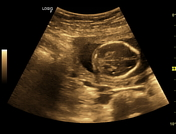
#> input picture test_images/banana_01.jpeg, 176 x 134 px
$ python -i feature_extractor.py   (imports and definitions only)   (older library calls are emulated)
#> lines starting #> are read from the running program, lines starting #| are printed output that depends on the picture; after the words box and inside, x2 and y2 are one past the last pixel; in counts of white or black regions, pixels touching at a corner belong together
"""
Radiological Feature Extraction Engine for Fetal Ultrasound Scans.
Extracts quantifiable image-derived morphological and texture indicators:
1. Cranial Frontal Bone Concavity / Indentation Index (Lemon Sign proxy)
2. Transventricular Hypoechoic Ratio (Ventriculomegaly proxy)
3. Posterior Fossa Acoustic Variance (Chiari II / Cisterna Magna effacement proxy)
4. Texture Heterogeneity & Gradient Dispersion
"""

import cv2
import numpy as np
from typing import Dict, Any, Union
import torch

class RadiologicalFeatureExtractor:
    """
    Extracts measurable radiological indicators from fetal ultrasound images.
    All metrics are computed mathematically from ultrasound pixel intensities
    and morphological contour gradients.
    """

    @staticmethod
    def extract_cranial_concavity(image_np: np.ndarray) -> float:
        """
        Measures frontal bone indentation / concavity ratio in upper cranial hemisphere.
        Higher values indicates inward scalloping (Lemon sign).
        Range: [0.0, 1.0]
        """
        if len(image_np.shape) == 3:
            gray = cv2.cvtColor(image_np, cv2.COLOR_RGB2GRAY)
        else:
            gray = image_np.copy()

        rows, cols = gray.shape
        # Focus on frontal cranial bone region (upper 45%)
        upper_region = gray[:int(rows * 0.45), :]

        # Adaptive thresholding to segment cranial vault outline
        blur = cv2.GaussianBlur(upper_region, (5, 5), 0)
        _, thresh = cv2.threshold(blur, 0, 255, cv2.THRESH_BINARY + cv2.THRESH_OTSU)

        # Compute horizontal edge curvature via Sobel
        sobel_x = cv2.Sobel(thresh, cv2.CV_64F, 1, 0, ksize=3)
        sobel_y = cv2.Sobel(thresh, cv2.CV_64F, 0, 1, ksize=3)
        gradient_mag = np.sqrt(sobel_x**2 + sobel_y**2)

        # Inward pinch creates lateral inflection points (variance in lateral gradients)
        mid_col = cols // 2
        left_grad = gradient_mag[:, :mid_col]
        right_grad = gradient_mag[:, mid_col:]

        curvature_energy = (np.mean(left_grad) + np.mean(right_grad)) / 255.0
        # Normalize to 0.0 - 1.0
        concavity_score = float(np.clip(curvature_energy * 2.2, 0.0, 1.0))
        return concavity_score

    @staticmethod
    def extract_ventricular_dilation_proxy(image_np: np.ndarray) -> float:
        """
        Measures central transventricular hypoechoic (fluid-filled) area ratio.
        Ventriculomegaly in Spina Bifida manifests as dilated lateral ventricles.
        Range: [0.0, 1.0]
        """
        if len(image_np.shape) == 3:
            gray = cv2.cvtColor(image_np, cv2.COLOR_RGB2GRAY)
        else:
            gray = image_np.copy()

        rows, cols = gray.shape
        # Central transventricular brain slice region (middle 50% horizontally, middle 40% vertically)
        y_start, y_end = int(rows * 0.30), int(rows * 0.70)
        x_start, x_end = int(cols * 0.25), int(cols * 0.75)
        central_region = gray[y_start:y_end, x_start:x_end]

        # Ventricles appear as low-intensity hypoechoic (dark) fluid cavities
        low_intensity_mask = central_region < 50
        hypoechoic_ratio = np.sum(low_intensity_mask) / (central_region.size + 1e-6)

        # Scaled indicator
        ventricular_score = float(np.clip(hypoechoic_ratio * 2.5, 0.0, 1.0))
        return ventricular_score

    @staticmethod
    def extract_posterior_fossa_score(image_np: np.ndarray) -> float:
        """
        Measures posterior fossa acoustic texture disruption.
        In Chiari II, downward cerebellar displacement effaces the cisterna magna.
        Range: [0.0, 1.0]
        """
        if len(image_np.shape) == 3:
            gray = cv2.cvtColor(image_np, cv2.COLOR_RGB2GRAY)
        else:
            gray = image_np.copy()

        rows, cols = gray.shape
        # Posterior fossa region (lower 35%)
        posterior_region = gray[int(rows * 0.65):, :]

        # Texture variance using Laplacian operator
        laplacian_var = cv2.Laplacian(posterior_region, cv2.CV_64F).var()
        norm_laplacian = float(np.clip(laplacian_var / 800.0, 0.0, 1.0))
        return norm_laplacian

    @staticmethod
    def extract_image_sharpness_and_noise(image_np: np.ndarray) -> Dict[str, float]:
        """Evaluates overall image acquisition quality metrics."""
        if len(image_np.shape) == 3:
            gray = cv2.cvtColor(image_np, cv2.COLOR_RGB2GRAY)
        else:
            gray = image_np.copy()

        mean_intensity = float(np.mean(gray))
        std_intensity = float(np.std(gray))
        snr_proxy = float(mean_intensity / (std_intensity + 1e-6))
        blur_score = float(cv2.Laplacian(gray, cv2.CV_64F).var())

        return {
            "mean_intensity": round(mean_intensity, 2),
            "contrast_std": round(std_intensity, 2),
            "snr_estimate": round(snr_proxy, 2),
            "laplacian_blur_index": round(blur_score, 2)
        }

    def extract_all_indicators(
        self,
        image_np: np.ndarray,
        deep_feature_norm: float = 0.5
    ) -> Dict[str, Any]:
        """
        Comprehensive feature extraction returning all mathematical indicators.
        """
        concavity = self.extract_cranial_concavity(image_np)
        ventricular = self.extract_ventricular_dilation_proxy(image_np)
        posterior = self.extract_posterior_fossa_score(image_np)
        quality = self.extract_image_sharpness_and_noise(image_np)

        # Combined morphological abnormality composite
        morphological_composite = float(
            0.50 * concavity + 0.30 * ventricular + 0.20 * posterior
        )

        return {
            "cranial_concavity_score": round(concavity, 4),
            "ventricular_dilation_proxy": round(ventricular, 4),
            "posterior_fossa_score": round(posterior, 4),
            "deep_abnormality_score": round(float(np.clip(deep_feature_norm, 0.0, 1.0)), 4),
            "morphological_composite": round(morphological_composite, 4),
            "image_quality": quality,
            "annotation_status": "Derived image-radiological proxies (Research Prototype)"
        }

>>> import cv2
>>> picture = cv2.cvtColor(cv2.imread('../test_images/banana_01.jpeg'), cv2.COLOR_BGR2RGB)
>>> result = RadiologicalFeatureExtractor().extract_all_indicators(picture)
#> in extract_cranial_concavity, `gray = cv2.cvtColor(image_np, cv2.COLOR_RGB2GRAY)`:
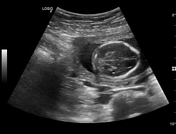
#> gray: shape (134, 176); min 0, max 254, mean 44.7
#> in extract_cranial_concavity, `_, thresh = cv2.threshold(blur, 0, 255, cv2.THRESH_BINARY + cv2.THRESH..`:
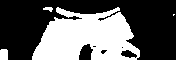
#> thresh: shape (60, 176); 38.1% white; 4 white regions (1 under 20 px), largest, box (x1, y1, x2, y2) and area: (32, 7, 140, 60) 3899, (0, 49, 8, 60) 86, (43, 7, 53, 12) 32
#> in extract_cranial_concavity, `sobel_y = cv2.Sobel(thresh, cv2.CV_64F, 0, 1, ksize=3)`:
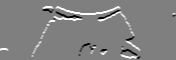
#> sobel_y: shape (60, 176) float64; min -1020, max 1020, mean 19.5; drawn with min black and max white
#> in extract_cranial_concavity, `right_grad = gradient_mag[:, mid_col:]`:
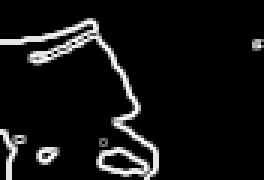
#> right_grad: shape (60, 88) float64 (shown 3 times larger); min 0, max 1140.4, mean 85.9; drawn with min black and max white
#> in extract_cranial_concavity, `curvature_energy = (np.mean(left_grad) + np.mean(right_grad)) / 255.0`: curvature_energy = 0.652
#> in extract_cranial_concavity, `concavity_score = float(np.clip(curvature_energy * 2.2, 0.0, 1.0))`: concavity_score = 1
#> in extract_ventricular_dilation_proxy, `central_region = gray[y_start:y_end, x_start:x_end]`:
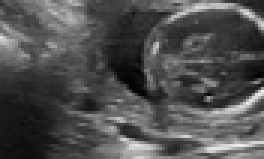
#> central_region: shape (53, 88) (shown 3 times larger); min 1, max 234, mean 79.6
#> in extract_ventricular_dilation_proxy, `low_intensity_mask = central_region < 50`:
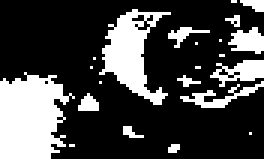
#> low_intensity_mask: shape (53, 88) bool (shown 3 times larger); 26.9% white; 22 white regions (14 under 20 px), largest, box (x1, y1, x2, y2) and area: (0, 24, 25, 53) 533, (33, 3, 57, 35) 338, (70, 20, 88, 29) 87
#> in extract_ventricular_dilation_proxy, `hypoechoic_ratio = np.sum(low_intensity_mask) / (central_region.size +..`: hypoechoic_ratio = 0.269
#> in extract_ventricular_dilation_proxy, `ventricular_score = float(np.clip(hypoechoic_ratio * 2.5, 0.0, 1.0))`: ventricular_score = 0.673
#> in extract_posterior_fossa_score, `posterior_region = gray[int(rows * 0.65):, :]`:
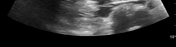
#> posterior_region: shape (47, 176); min 0, max 234, mean 46.4
#> in extract_posterior_fossa_score, `laplacian_var = cv2.Laplacian(posterior_region, cv2.CV_64F).var()`: laplacian_var = 897.3
#> in extract_posterior_fossa_score, `norm_laplacian = float(np.clip(laplacian_var / 800.0, 0.0, 1.0))`: norm_laplacian = 1
#> in extract_image_sharpness_and_noise, `mean_intensity = float(np.mean(gray))`: mean_intensity = 44.67
#> in extract_image_sharpness_and_noise, `std_intensity = float(np.std(gray))`: std_intensity = 52.15
#> in extract_image_sharpness_and_noise, `snr_proxy = float(mean_intensity / (std_intensity + 1e-6))`: snr_proxy = 0.857
#> in extract_image_sharpness_and_noise, `blur_score = float(cv2.Laplacian(gray, cv2.CV_64F).var())`: blur_score = 1406.8
#> in extract_all_indicators, `quality = self.extract_image_sharpness_and_noise(image_np)`: quality = {'mean_intensity': 44.67, 'contrast_std': 52.15, 'snr_estimate': 0.86, 'laplacian_blur_index': 1406.8}
#> in extract_all_indicators, `morphological_composite = float( 0.50 * concavity + 0.30 * ventricular..`: morphological_composite = 0.902
#> result = 7 items

$ run again, on test_images/lemon_01.JPG
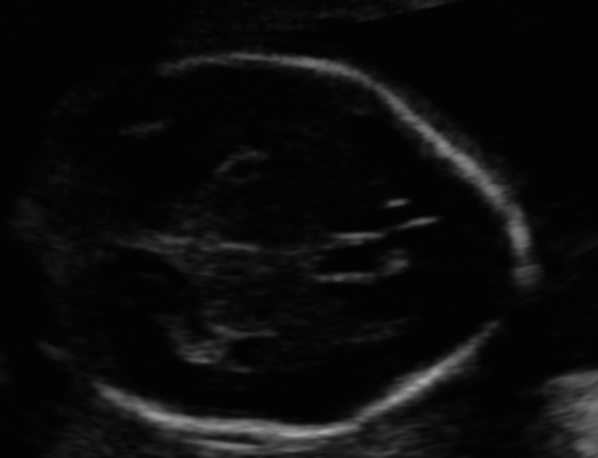
#> input picture test_images/lemon_01.JPG, 598 x 458 px
#> picture is the input picture: shape (458, 598, 3); min 1, max 169, mean 12.3
#> in extract_cranial_concavity, `_, thresh = cv2.threshold(blur, 0, 255, cv2.THRESH_BINARY + cv2.THRESH..`:
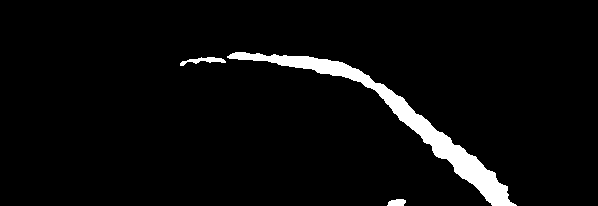
#> thresh: shape (206, 598); 4.2% white; 3 white regions, box (x1, y1, x2, y2) and area: (227, 52, 517, 206) 4843, (180, 57, 226, 66) 180, (387, 199, 406, 206) 108
#> curvature_energy = 0.108
#> concavity_score = 0.237
#> low_intensity_mask: shape (183, 299) bool; 97.7% white; 11 black regions (1 under 20 px), largest, box (x1, y1, x2, y2) and area: (274, 0, 299, 22) 328, (189, 96, 231, 107) 237, (71, 106, 106, 113) 141
#> hypoechoic_ratio = 0.977
#> ventricular_score = 1
#> in extract_posterior_fossa_score, `posterior_region = gray[int(rows * 0.65):, :]`:
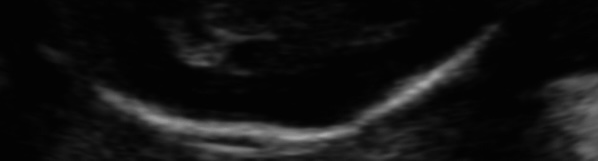
#> posterior_region: shape (161, 598); min 1, max 169, mean 18.5
#> laplacian_var = 6.39
#> norm_laplacian = 0.00799
#> mean_intensity = 12.28
#> std_intensity = 20.59
#> snr_proxy = 0.596
#> blur_score = 4.29
#> quality = {'mean_intensity': 12.28, 'contrast_std': 20.59, 'snr_estimate': 0.6, 'laplacian_blur_index': 4.29}
#> morphological_composite = 0.42
#> result = 7 items
